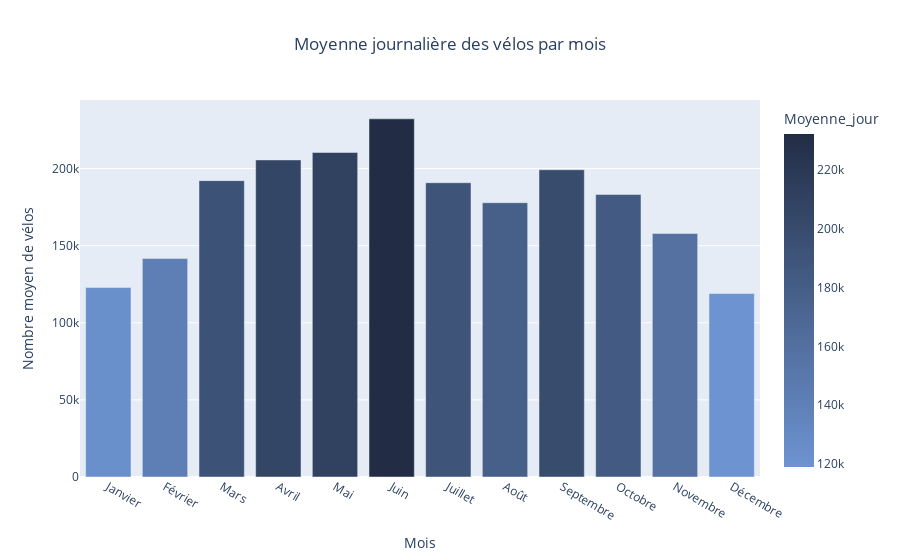

The notebook cell this image was saved under:
### Markdown cell above
Nous passons ensuite aux graphiques des moyennes journalières selon les mois de l'année.

### Code cell
fig5 = px.bar(
    moyenne_mois, 
    x="Mois", 
    y="Moyenne_jour", 
    title="Moyenne journalière des vélos par mois", 
    color="Moyenne_jour",
    color_continuous_scale=[
        (0, "#6d93d1"),   
        (0.5, "#48628c"), 
        (1, "#222d45")    
    ]
)
fig5.update_layout(
    template="plotly",
    title_x=0.5,
    xaxis_title="Mois",
    yaxis_title="Nombre moyen de vélos"
)

fig5.show()

### Figure 1 — Plotly figure (JSON) as saved in the notebook; plotly's stock layout.template omitted (floating-point values rounded to 4 significant figures)
{"data": [{"hovertemplate": "Mois=%{x}<br>Moyenne_jour=%{marker.color}<extra></extra>", "legendgroup": "", "marker": {"color": [122800.0, 141600.0, 192200.0, 205600.0, 210400.0, 232200.0, 190800.0, 177800.0, 199200.0, 183100.0, 157900.0, 119000.0], "coloraxis": "coloraxis", "pattern": {"shape": ""}}, "name": "", "orientation": "v", "showlegend": false, "textposition": "auto", "type": "bar", "x": ["Janvier", "Février", "Mars", "Avril", "Mai", "Juin", "Juillet", "Août", "Septembre", "Octobre", "Novembre", "Décembre"], "xaxis": "x", "y": [122800.0, 141600.0, 192200.0, 205600.0, 210400.0, 232200.0, 190800.0, 177800.0, 199200.0, 183100.0, 157900.0, 119000.0], "yaxis": "y"}], "layout": {"barmode": "relative", "coloraxis": {"colorbar": {"title": {"text": "Moyenne_jour"}}, "colorscale": [[0, "#6d93d1"], [0.5, "#48628c"], [1, "#222d45"]]}, "legend": {"tracegroupgap": 0}, "title": {"text": "Moyenne journalière des vélos par mois", "x": 0.5}, "xaxis": {"anchor": "y", "domain": [0, 1], "title": {"text": "Mois"}}, "yaxis": {"anchor": "x", "domain": [0, 1], "title": {"text": "Nombre moyen de vélos"}}}}
